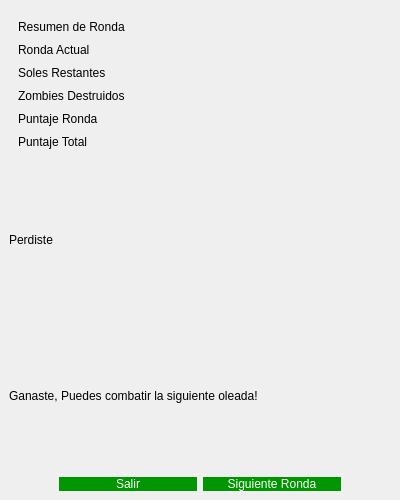
<?xml version="1.0" encoding="UTF-8"?>
<ui version="4.0">
 <class>MainWindow</class>
 <widget class="QMainWindow" name="MainWindow">
  <property name="geometry">
   <rect>
    <x>0</x>
    <y>0</y>
    <width>400</width>
    <height>500</height>
   </rect>
  </property>
  <property name="minimumSize">
   <size>
    <width>400</width>
    <height>400</height>
   </size>
  </property>
  <property name="maximumSize">
   <size>
    <width>1000</width>
    <height>1000</height>
   </size>
  </property>
  <property name="windowTitle">
   <string>MainWindow</string>
  </property>
  <widget class="QWidget" name="centralwidget">
   <layout class="QGridLayout" name="gridLayout">
    <item row="0" column="0">
     <widget class="QWidget" name="widget_logo" native="true">
      <layout class="QVBoxLayout" name="verticalLayout">
       <item>
        <widget class="QLabel" name="label">
         <property name="text">
          <string>Resumen de Ronda</string>
         </property>
        </widget>
       </item>
       <item>
        <layout class="QHBoxLayout" name="horizontalLayout_2">
         <item>
          <widget class="QLabel" name="label_ronda">
           <property name="text">
            <string>Ronda Actual</string>
           </property>
          </widget>
         </item>
         <item>
          <widget class="QLabel" name="Ronda_actual">
           <property name="text">
            <string/>
           </property>
          </widget>
         </item>
        </layout>
       </item>
       <item>
        <layout class="QHBoxLayout" name="horizontalLayout_3">
         <item>
          <widget class="QLabel" name="label_2">
           <property name="text">
            <string>Soles Restantes</string>
           </property>
          </widget>
         </item>
         <item>
          <widget class="QLabel" name="label_soles">
           <property name="text">
            <string/>
           </property>
          </widget>
         </item>
        </layout>
       </item>
       <item>
        <layout class="QHBoxLayout" name="horizontalLayout_4">
         <item>
          <widget class="QLabel" name="label_3">
           <property name="text">
            <string>Zombies Destruidos</string>
           </property>
          </widget>
         </item>
         <item>
          <widget class="QLabel" name="label_zombies">
           <property name="text">
            <string/>
           </property>
          </widget>
         </item>
        </layout>
       </item>
       <item>
        <layout class="QHBoxLayout" name="horizontalLayout_5">
         <item>
          <widget class="QLabel" name="label_4">
           <property name="text">
            <string>Puntaje Ronda</string>
           </property>
          </widget>
         </item>
         <item>
          <widget class="QLabel" name="label_puntaje">
           <property name="text">
            <string/>
           </property>
          </widget>
         </item>
        </layout>
       </item>
       <item>
        <layout class="QHBoxLayout" name="horizontalLayout_6">
         <item>
          <widget class="QLabel" name="label_5">
           <property name="text">
            <string>Puntaje Total</string>
           </property>
          </widget>
         </item>
         <item>
          <widget class="QLabel" name="label_puntaje_acumulado">
           <property name="text">
            <string/>
           </property>
          </widget>
         </item>
        </layout>
       </item>
      </layout>
     </widget>
    </item>
    <item row="3" column="0">
     <layout class="QHBoxLayout" name="horizontalLayout">
      <property name="leftMargin">
       <number>50</number>
      </property>
      <property name="topMargin">
       <number>0</number>
      </property>
      <property name="rightMargin">
       <number>50</number>
      </property>
      <item>
       <widget class="QPushButton" name="boton_salir">
        <property name="styleSheet">
         <string notr="true">background-color: rgb(0,150,0);
color: white;
border-radius: rounded 3px</string>
        </property>
        <property name="text">
         <string>Salir</string>
        </property>
       </widget>
      </item>
      <item>
       <widget class="QPushButton" name="boton_siguiente_ronda">
        <property name="styleSheet">
         <string notr="true">background-color: rgb(0,150,0);
color: white;
border-radius: rounded 3px</string>
        </property>
        <property name="text">
         <string>Siguiente Ronda</string>
        </property>
        <property name="flat">
         <bool>false</bool>
        </property>
       </widget>
      </item>
     </layout>
    </item>
    <item row="2" column="0">
     <widget class="QLabel" name="label_ganador">
      <property name="text">
       <string>Ganaste, Puedes combatir la siguiente oleada!</string>
      </property>
     </widget>
    </item>
    <item row="1" column="0">
     <widget class="QLabel" name="label_perdedor">
      <property name="text">
       <string>Perdiste</string>
      </property>
     </widget>
    </item>
   </layout>
  </widget>
 </widget>
 <resources/>
 <connections/>
</ui>
